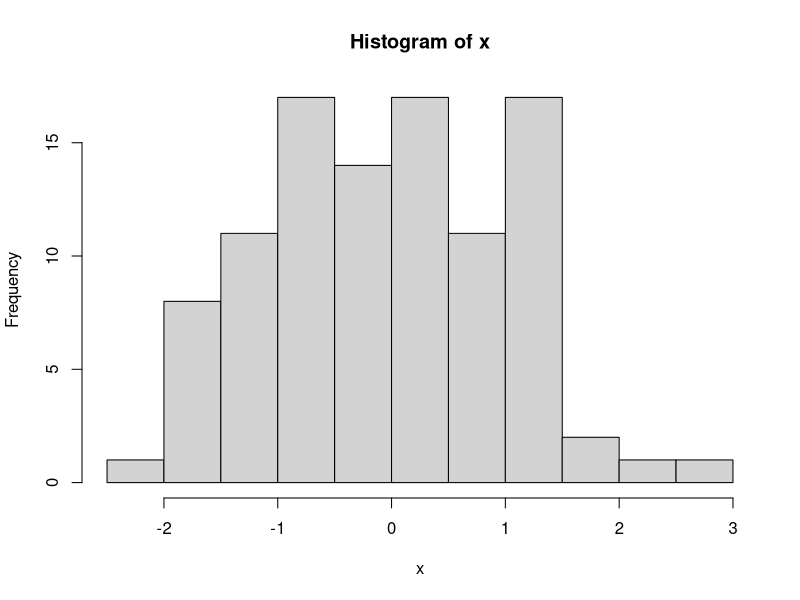

This figure's R source:
## ---- chunk 1
x <- rnorm(n = 100, mean = 0, sd = 1)
hist(x)
## ---- chunk 2
sessionInfo()
